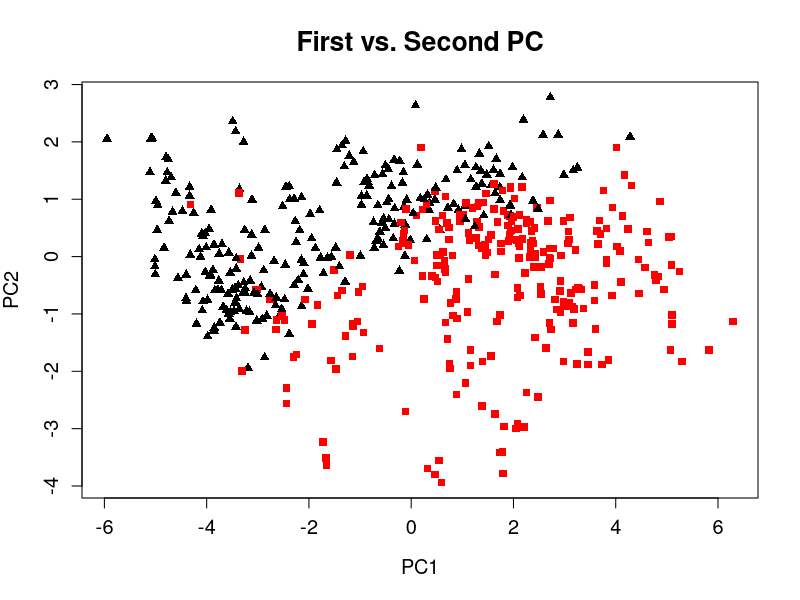
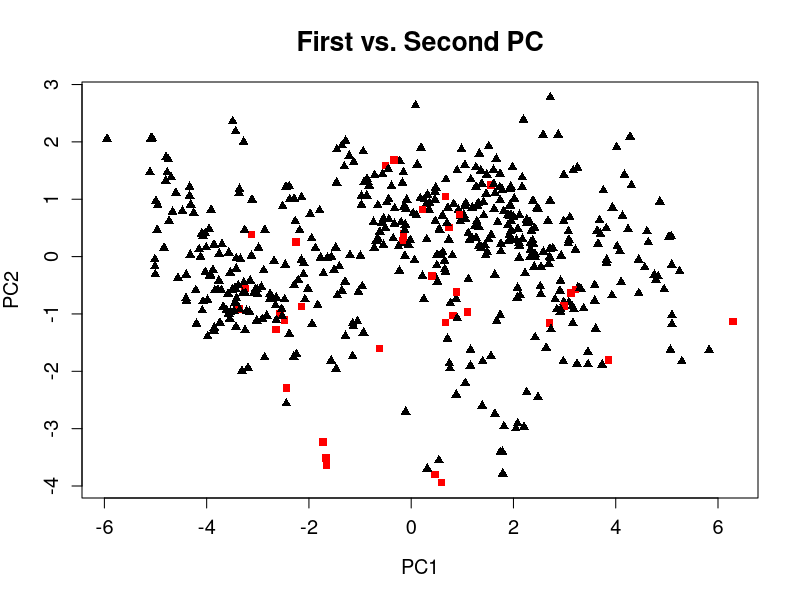

Write R code to recreate these figures, in order.

# clear all variables
rm(list = ls(all = TRUE))
graphics.off()

# load data
data = read.table("bostonh.dat")

# transform data
xt       = data
xt[, 1]  = log(data[, 1])
xt[, 2]  = data[, 2]/10
xt[, 3]  = log(data[, 3])
xt[, 5]  = log(data[, 5])
xt[, 6]  = log(data[, 6])
xt[, 7]  = (data[, 7]^(2.5))/10000
xt[, 8]  = log(data[, 8])
xt[, 9]  = log(data[, 9])
xt[, 10] = log(data[, 10])
xt[, 11] = exp(0.4 * data[, 11])/1000
xt[, 12] = data[, 12]/100
xt[, 13] = sqrt(data[, 13])
xt[, 14] = log(data[, 14])
data     = xt[, -4]

n1 = nrow(data)
n2 = ncol(data)

x    = (data - matrix(apply(data, 2, mean), n1, n2, byrow = T))/matrix(sqrt((n1 - 1) * 
    apply(data, 2, var)/n1), n1, n2, byrow = T)  # standardizes the data
eig  = eigen((n1 - 1) * cov(x)/n1)               # spectral decomposition
e    = eig$values
v    = eig$vectors

perc = e/sum(e)                                  # explained variance
cum  = cumsum(e)/sum(e)                          # cumulated explained percentages
xv   = as.matrix(x) %*% v                        # principal components

# correlations of the first 3 PC's with the original variables
corr = cor(x, xv)[, 1:3]
h    = x[, 13]
h[h >= mean(h)] = 15
h1   = h
h1[h1 < mean(x[, 13])] = 17

hr = h1
hr[hr == 15] = "red"                             # mark more expensive houses with red square
hr[hr == 17] = "black"                           # mark cheaper houses with black triangle
xv = xv * (-1)                                   # correction for signs of eigenvectors

# Plot 1
dev.new()
plot(xv[, 1], xv[, 2], pch = h1, col = hr, xlab = "PC1", ylab = "PC2", main = "First vs. Second PC", 
    cex.axis = 1.2, cex.lab = 1.2, cex.main = 1.6)

col = xt[, 4]
col[col == 1] = "red"
col[col == 0] = "black"

h2 = xt[, 4]
h2[h2 == 1] = 15
h2[h2 == 0] = 17

# Plot 2
dev.new()
plot(xv[, 1], xv[, 2], pch = h2, col = col, xlab = "PC1", ylab = "PC2", main = "First vs. Second PC", 
    cex.axis = 1.2, cex.lab = 1.2, cex.main = 1.6)  # houses close to the Charles River are indicated with red squares 
